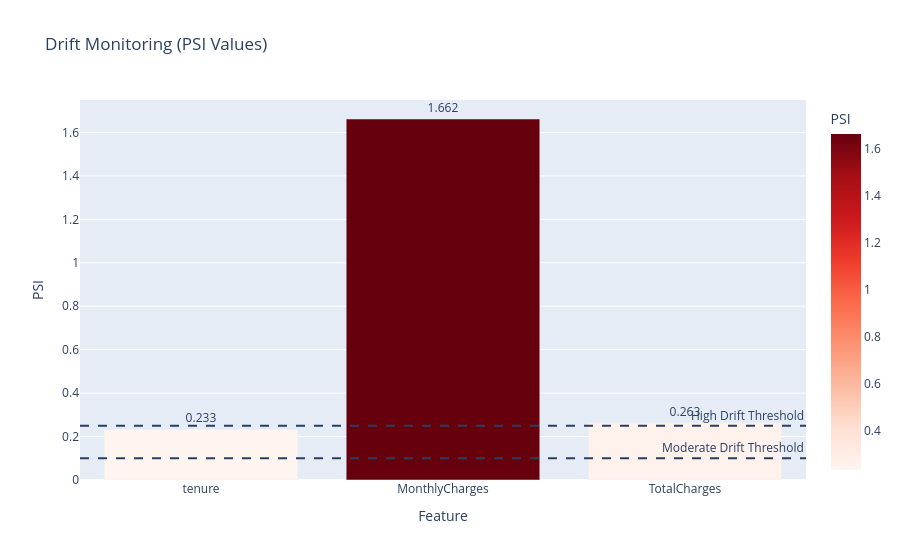

The notebook cell saved with this chart:
### Markdown cell above
## 1. PSI Bar Chart

### Code cell
psi_df = pd.DataFrame({
    "Feature": cols,
    "PSI": [psi_results[col] for col in cols]
})

fig_psi = px.bar(
    psi_df,
    x="Feature",
    y="PSI",
    title="Drift Monitoring (PSI Values)",
    color="PSI",
    color_continuous_scale="Reds"
)

fig_psi.add_hline(y=0.1, line_dash="dash", annotation_text="Moderate Drift Threshold")
fig_psi.add_hline(y=0.25, line_dash="dash", annotation_text="High Drift Threshold")

fig_psi.update_traces(
    text=psi_df["PSI"].round(3),
    textposition="outside"
)

fig_psi.show()

### Figure 1 — Plotly figure (JSON) as saved in the notebook; plotly's stock layout.template omitted (floating-point values rounded to 4 significant figures)
{"data": [{"hovertemplate": "Feature=%{x}<br>PSI=%{marker.color}<extra></extra>", "legendgroup": "", "marker": {"color": [0.233, 1.662, 0.263], "coloraxis": "coloraxis", "pattern": {"shape": ""}}, "name": "", "orientation": "v", "showlegend": false, "text": [0.233, 1.662, 0.263], "textposition": "outside", "type": "bar", "x": ["tenure", "MonthlyCharges", "TotalCharges"], "xaxis": "x", "y": [0.233, 1.662, 0.263], "yaxis": "y"}], "layout": {"annotations": [{"showarrow": false, "text": "Moderate Drift Threshold", "x": 1, "xanchor": "right", "xref": "x domain", "y": 0.1, "yanchor": "bottom", "yref": "y"}, {"showarrow": false, "text": "High Drift Threshold", "x": 1, "xanchor": "right", "xref": "x domain", "y": 0.25, "yanchor": "bottom", "yref": "y"}], "barmode": "relative", "coloraxis": {"autocolorscale": false, "colorbar": {"title": {"text": "PSI"}}, "colorscale": [[0.0, "rgb(255,245,240)"], [0.125, "rgb(254,224,210)"], [0.25, "rgb(252,187,161)"], [0.375, "rgb(252,146,114)"], [0.5, "rgb(251,106,74)"], [0.625, "rgb(239,59,44)"], [0.75, "rgb(203,24,29)"], [0.875, "rgb(165,15,21)"], [1.0, "rgb(103,0,13)"]]}, "legend": {"tracegroupgap": 0}, "shapes": [{"line": {"dash": "dash"}, "type": "line", "x0": 0, "x1": 1, "xref": "x domain", "y0": 0.1, "y1": 0.1, "yref": "y"}, {"line": {"dash": "dash"}, "type": "line", "x0": 0, "x1": 1, "xref": "x domain", "y0": 0.25, "y1": 0.25, "yref": "y"}], "title": {"text": "Drift Monitoring (PSI Values)"}, "xaxis": {"anchor": "y", "domain": [0.0, 1.0], "title": {"text": "Feature"}}, "yaxis": {"anchor": "x", "domain": [0.0, 1.0], "title": {"text": "PSI"}}}}
